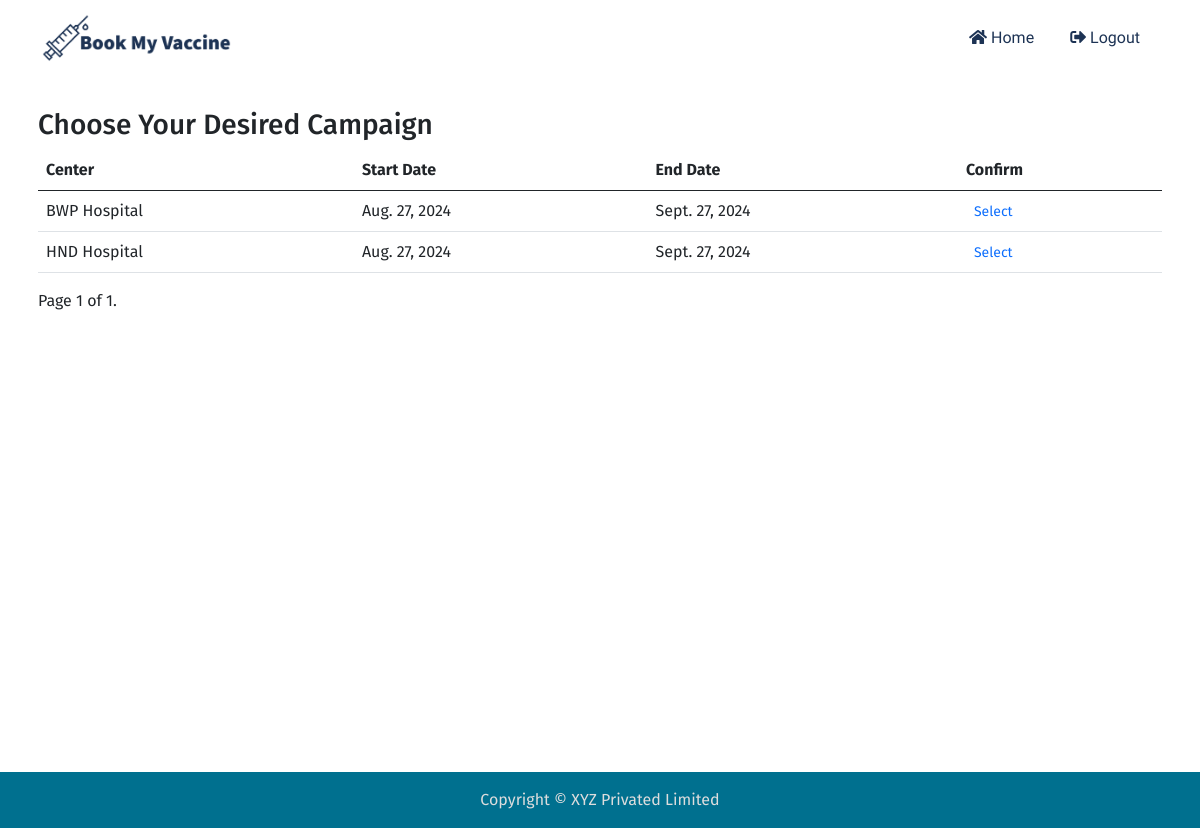
The page /vaccination/choose-campaign/1/ (signed in) on the database its author committed.
### campaign/models.py (models this page shows, shortened)
class Campaign(models.Model):
    center = models.ForeignKey(Center, on_delete=models.CASCADE)
    vaccine = models.ForeignKey(Vaccine, on_delete=models.CASCADE)
    start_date = models.DateField(null=True)
    end_date = models.DateField(null=True)
    agents = models.ManyToManyField(User, blank=True)

### center/models.py (models this page shows, shortened)
class Center(models.Model):
    name = models.CharField("Center_name", max_length=32)
    adress = models.TextField("Address", max_length=500)

### vaccination/views.py (the view)
# urls.py: path("choose-campaign/<int:vaccine_id>/", views.Choose_Campaign.as_view(), name="choose_campaign"),
class Choose_Campaign(LoginRequiredMixin, generic.ListView):
    model = Campaign
    template_name = "vaccination/choose_campaign.html"
    paginate_by = 10
    ordering = ["center"]
    def get_queryset(self):
        return super().get_queryset().filter(vaccine_id = self.kwargs["vaccine_id"])

### vaccination/templates/vaccination/choose_campaign.html (shortened to what this page needs)
{% extends 'mysite/base.html' %}
{% block content %}
<div class="mt-3">
  <div class="d-flex align-items-center justify-content-between">
    <h3 class="text-center">Choose Your Desired Campaign</h3>
  </div>
  <table class="table table-responsive table-hover">
    <thead>
      <tr>
        <th scope="col">Center</th>
        <th scope="col">Start Date</th>
        <th scope="col">End Date</th>
        <th scope="col">Confirm</th>
      </tr>
    </thead>
    <tbody>
      {% for campaign in page_obj %}
      <tr>
        <td>{{ campaign.center.name }}</td>
        <td>{{ campaign.start_date }}</td>
        <td>{{ campaign.end_date }}</td>
        <td><a href="{% url 'vaccination:choose_slot' campaign.id %}" class="btn-sm btn-outline-primary">Select</a></td>
      </tr>
      {% endfor %}
    </tbody>
  </table>
  {% include "components/pagination.html" %}
</div>
{% endblock content %}

### static/css/styles.css (style rules this page uses)
* { box-sizing: border-box; margin: 0; padding: 0; }
:root { --primary-color: #1d3354; --secondary-color: #424b4d; --success-color: #017a39; --info-color: #00708f; --danger-color: #9e2b25; --warning-color: #fbe44b; --bg-light-blue: #00708f; --bg-light: #666; --bg-white: #fff; --primary-font: "Fira Sans", sans-serif; --secondary-font: "Signika Negative", sans-serif; --primary-text: #1d3354; --secondary-text: #9e2b25; --text-white: #fff; --text-black: #222; --text-grey: #666; --text-light: #ddd; }
body { font-family: var(--primary-font); background-color: var(--bg-white); }
a { text-decoration: none; }

### rows shown on the page
Campaign: center.name "BWP Hospital", start_date "Aug. 27, 2024", end_date "Sept. 27, 2024"
Campaign: center.name "HND Hospital", start_date "Aug. 27, 2024", end_date "Sept. 27, 2024"

### other values the page prints
{{ page_obj.number }} "1"
{{ page_obj.paginator.num_pages }} "1"
